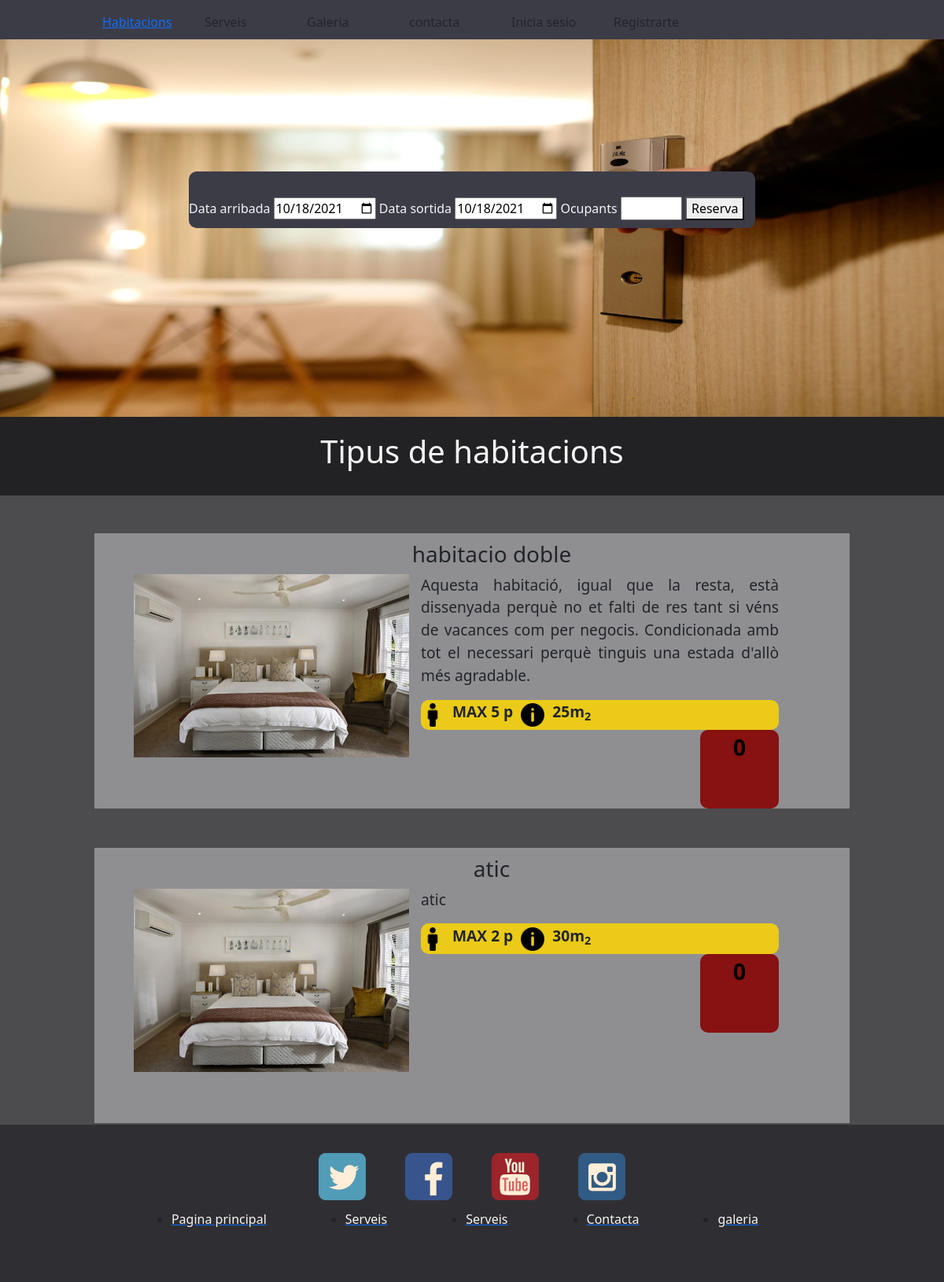
The app's page /habitacions.php with its own data.
### tables this page shows
CREATE TABLE `tipushabitacio` (
  `id_tipus` int(10) NOT NULL,
  `m_tipus` int(5) NOT NULL,
  `serveis_tipus` varchar(250) NOT NULL,
  `ocupants_tipus` int(2) NOT NULL,
  `desc_tipus` varchar(250) NOT NULL,
  `nom_tipus` varchar(50) NOT NULL,
  `id_hotel_tipus` int(10) NOT NULL,
  `preu` int(5) NOT NULL
);

### habitacions.php (the view, shortened to what this page needs)
<!DOCTYPE html>
<html lang="en">
<head>
    <link href="https://cdn.jsdelivr.net/npm/bootstrap@5.1.3/dist/css/bootstrap.min.css" rel="stylesheet">
    <link href="css.css"rel="stylesheet" type="text/css">
</head>
<body>
    <div class="container_principal menu_superior">
        <div class="item logo"></div>
        <div class="item"><a href="habitacions.php">Habitacions</a></div>
        <div class="item">Serveis</div>
        <div class="item">Galeria</div>
        <div class="item">contacta</div>
        <div class="item">Inicia sesio</div>
        <div class="item">Registrarte</div>
    </div>
    <?php $data_avui = date("Y-m-d");?>
    <div id="carouselExampleSlidesOnly" class="carousel slide" data-bs-ride="carousel">
        <div class="carousel-inner">
            <div class="carousel-item active">
            <img src="logos\slider_habitacions\habitacio1.jpg" class="d-block w-100" alt="...">
            </div>
        </div>
        <div class="reserva">
                <form>
                    <label> Data arribada <input type="date" id="arribada" name="arribada_hotel" value="<?php echo $data_avui?>" min="<?php echo $data_avui?>" max="2100-12-31" required></label>
                    <label> Data sortida  <input type="date" id="sortida" name="sortida_hotel" value="<?php echo $data_avui?>" min="<?php echo $data_avui?>" max="2100-12-31"></label>
                    <label> Ocupants  <input type="number" id="ocupants" name="ocupants"min="1" max="6" required></label>
                    <button >Reserva</button>
                </form>
              </div>
        </div>
        <div class="habitacions">
            <h1>Tipus de habitacions</h1>
        </div>
        <?php include 'database.php';
                             $sql = "SELECT * FROM tipushabitacio";
                             $tipus_habitacions = $conn->query($sql);
                             while($row = $tipus_habitacions->fetch_assoc()) {
        print "<div class='container_tipus_habitacions'>";
            print '<div class="tipus_habitacions">';
              print"<h3>".$row['nom_tipus']."</h3>";
              print'<div class="container_imatges_habitacions">';
                print'<div class="imatges_habitacions"></div>';
                    print'<div class="text">';
                        print"<p>".$row['desc_tipus']."</p>";
                        print"<div class='especificacions'>";
                            print "<img src='logos\habitacions_logos\silueta-persona.png'>";
                            print"<p><b>MAX ".$row['ocupants_tipus']." p</b></p>";
                            print "<img src='logos\habitacions_logos\information.png'>";
                            print"<p><b>".$row['m_tipus']."m<sub>2 </sub></b></p>";
                        print"</div>";
                        print"<div class='preu'>".$row['preu']." </div>";
                    print"</div>";
              print"</div>";
            print"</div>";
            print "</div>";}
        ?>
    <div class="footer">
        <footer>
        <div class="logos_footer">
            <img src="logos\footer\twiter_logo.png" alt="..." width="60" height="60">
            <img src="logos\footer\facebook_logo.png" alt="..." width="60" height="60">
            <img src="logos\footer\youtube_logo.png" alt="..." width="60" height="60">
            <img src="logos\footer\instagram_logo.png" alt="..." width="60" height="60">
            </div>
            <ul class="footer_ul">
                <li ><a href="Pagina_principal.php"><p class="footer_seccions">Pagina principal</p></li>
                <li><a href="serveis.php"><p class="footer_seccions">Serveis</p></li>
                <li><a href="Habitacions.php"><p class="footer_seccions">Serveis</p></li>
                <li><a href="contacta.php"><p class="footer_seccions">Contacta</p></li>
                <li><a href="serveis.php"><p class="footer_seccions">galeria</p></li>
            </ul>
        </footer>
    </div>
</body>
</html>

### css.css (style rules this page uses)
.container_principal { display: flex; flex-flow: column wrap; justify-content: space-evenly,space-around,stretch,baseline; align-self:center,baseline,space-evenly; flex-direction: row; height: 8%; gap:10px; }
.menu_superior { background-color: rgb(60, 60, 71); align-items: center; justify-content: flex-start; }
.item { width: 10%; height: 50px; padding-top: 1em; }
.reserva { background-color: rgb(60, 60, 71); padding-top:2rem ; left:20%; width: 60%; height: 15%; position:absolute; display: inline; bottom: 50%; color: whitesmoke; border-radius: 10px; flex-shrink:1; }
.logo { background-image: url("logos\logo-hotel.png"); background-size: cover; background-repeat:no-repeat; float: left; }
.footer { background-color: rgb(47, 47, 51); width: 100%; height: 200px; }
.footer_ul { display: flex; justify-content: center; align-self:center,baseline,space-evenly; gap: 50px; padding-top: 1%; }
.footer_seccions { color: whitesmoke; }
.logos_footer { display: flex; justify-content: center; align-self:center,baseline,space-evenly; gap: 50px; padding-top: 3%; }
.habitacions { width: 100%; background-color: rgb(34, 34, 37); height: 100px; color: whitesmoke; text-align: center; padding-top: 20px; }
.container_tipus_habitacions { display: flex; justify-content: center; width: 100%; height: 400px; background-color:rgb(76, 76, 78); }
.tipus_habitacions { margin-top: 4%; width: 80%; height: 350px; background-color: rgb(143, 143, 146); padding-left: 50px; padding-top: 10px; }
.tipus_habitacions h3 { text-align: center; }
.imatges_habitacions { width: 350px; height: 233px; background-image: url("img/habitacio_doble.jpg") ; background-size: cover; padding-right: 10px; }
.container_imatges_habitacions { display: flex; flex-direction: column row; gap: 15px; }
.text { font-size: 1.2em; width: 50%; height: 400px; text-align: justify; justify-content: flex-end; }
.especificacions { width: 100%; height: 2em; display: flex; background-color: rgb(235, 203, 23); position: relative; border-radius: 10px 10px; align-items: center; gap:10px; }
.especificacions img { width: 30px; height: 30px; }
.especificacions p { font-weight: bold; padding-top: 10px; }
.preu { background-color: rgb(136, 17, 17); width: 100px; height: 100px; float: right; text-align: center; border-radius: 10px 10px; color: black; font-size: 1.5em; font-weight: bold; }

### records on screen
tipushabitacio: nom_tipus "habitacio doble", desc_tipus "Aquesta habitació, igual que la resta, està dissenyada perquè no et falti de res tant si véns de vacances com per negocis. Condicionada amb tot el necessari perquè tinguis una estada d'allò més agradable.", ocupants_tipus "5", m_tipus "25", preu "0"
tipushabitacio: nom_tipus "atic", desc_tipus "atic", ocupants_tipus "2", m_tipus "30", preu "0"
